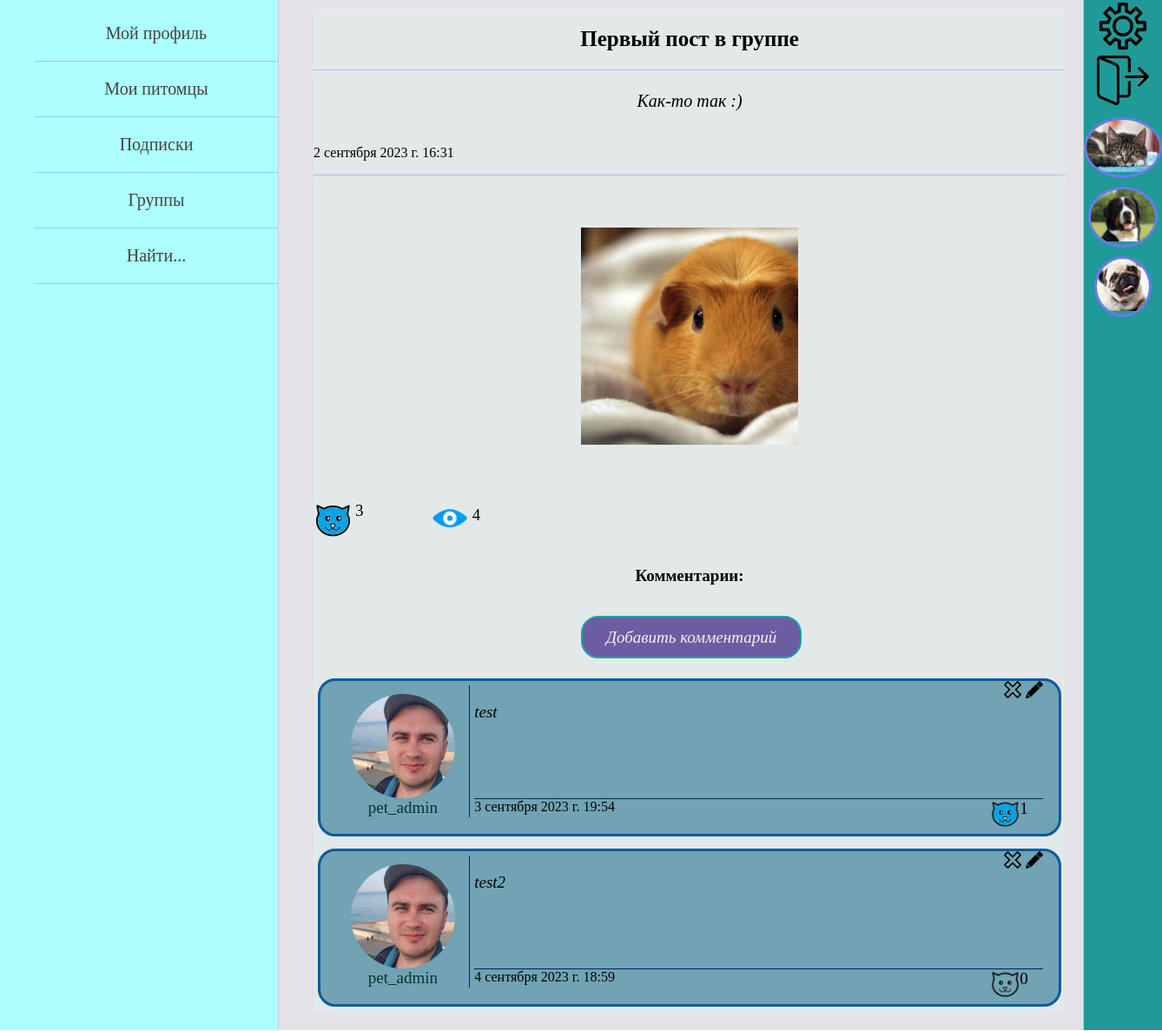
Page /groups/1/1/ (signed in) on the committed database.
### groups/models.py (models this page shows, shortened)
class GroupPost(models.Model):
    group = models.ForeignKey(Group, on_delete=models.CASCADE, verbose_name='группа')
    title = models.CharField(max_length=105, blank=True, verbose_name='заголовок')
    text_of_post = models.TextField(max_length=2000, verbose_name='текст поста')
    is_published = models.BooleanField(default=True)
    date_create = models.DateTimeField(auto_now_add=True, verbose_name='дата создания поста')
    views = models.ManyToManyField(settings.AUTH_USER_MODEL, related_name='grp_views', verbose_name='просмотры')
    likes = models.ManyToManyField(settings.AUTH_USER_MODEL, related_name='grp_likes', verbose_name='лайки')
    class Meta:
        verbose_name = 'Пост пользователя'
        verbose_name_plural = 'Посты пользователей'

class GroupPostImage(models.Model):
    img = models.ImageField(upload_to="img_of_post/%Y/%m/%d/", verbose_name='изображение')
    post = models.ForeignKey(GroupPost, on_delete=models.CASCADE, related_name='images', verbose_name='пост')
    group = models.ForeignKey(Group, on_delete=models.CASCADE, verbose_name='группа')

class GroupPostComment(models.Model):
    author = models.ForeignKey(settings.AUTH_USER_MODEL, related_name='group_comments',
                               on_delete=models.CASCADE, verbose_name='автор комментария', null=True)
    comment = models.TextField(max_length=550, verbose_name='комментарий')
    date_create = models.DateTimeField(auto_now_add=True, verbose_name='дата')
    post = models.ForeignKey(GroupPost, on_delete=models.CASCADE, related_name='comments', verbose_name='пост')
    likes = models.ManyToManyField(settings.AUTH_USER_MODEL,
                                   related_name='group_comments_likes', verbose_name='лайки')

### pet_owners/models.py (models this page shows, shortened)
class Owner(AbstractUser):
    date_of_birth = models.DateField(blank=True, verbose_name='дата рождения пользователя', null=True)
    avatar = models.ImageField(upload_to="owners_photos/%Y/%m/%d/", blank=True,
                               verbose_name='фото пользователя', null=True)
    about_myself = models.TextField(max_length=520, blank=True, verbose_name='о себе', null=True)
    instagram = models.URLField(blank=True, verbose_name='инстаграм', null=True)
    vkontakte = models.URLField(blank=True, verbose_name='вконтакте', null=True)
    youtube = models.URLField(blank=True, verbose_name='ютуб', null=True)
    full_name_is_hidden = models.BooleanField(default=True)
    date_of_birth_is_hidden = models.BooleanField(default=True)
    def get_absolute_url(self):
        return reverse('profile_home', kwargs={'id': self.pk})

class Animal(models.Model):
    GENDER = (
        ("мальчик", "мальчик"),
        ("девочка", "девочка")
    )
    name_of_animal = models.CharField(max_length=55, verbose_name='имя питомца')
    pet_owner = models.ForeignKey(settings.AUTH_USER_MODEL, on_delete=models.CASCADE, verbose_name='владелец')
    category_of_animal = models.ForeignKey(AnimalCategory, on_delete=models.PROTECT, verbose_name='вид')
    animal_breed = models.CharField(max_length=100, blank=True, verbose_name='порода питомца')
    date_of_animal_birth = models.DateField(verbose_name='дата рождения питомца', blank=True, null=True)
    sex = models.CharField(max_length=7, choices=GENDER, verbose_name='пол', null=True)
    animal_photo = models.ImageField(upload_to="animals_photos/%Y/%m/%d/", verbose_name='фото питомца')
    about_pet = models.TextField(max_length=520, verbose_name='о питомце')
    class Meta:
        verbose_name = 'Питомец'
        verbose_name_plural = 'Питомцы'

### groups/views.py (the view)
# urls.py: path('<int:group_id>/<int:post_id>/', ShowGroupPost.as_view(), name='group_post'),
class ShowGroupPost(DataMixin, DetailView):
    model = GroupPost
    template_name = 'groups/group_post_page.html'
    context_object_name = 'post'
    pk_url_kwarg = 'post_id'
    def get_context_data(self, *, object_list=None, **kwargs):
        context = super().get_context_data(**kwargs)
        post = self.model.objects.get(pk=self.kwargs['post_id'])
        context['title'] = post.title
        context.update(self.get_left_menu())
        auth_user = self.request.user
        context.update(self.get_right_menu(auth_user))
        context['data_for_post'] = self.get_data_for_post(
            [post],
            auth_user,
            post_is_in_group={"is_admin": False},
            all_images=True
        )
        self.add_one_view_for_post(post, auth_user)
        comments = GroupPostComment.objects.filter(post=post)
        context['comments'] = comments
        context['likes_for_comments'] = self.get_likes_for_comments(comments, auth_user)
        return context

### groups/templates/groups/group_post_page.html
{% extends 'pet_owners/base.html' %}
{% load pet_owners_tags %}
{% block content %}
{% get_data_for_post post.title data_for_post as post_data %}
<table border=0 cellpadding="0" cellspacing="0" class="post_table">
<tr class="post_title_detail">
    <td>{{post.title}}</td>
<tr class="post_text_detail">
    <td>{{post.text_of_post}}</td>
<tr class="post_datetime_detail">
    <td>{{post.date_create}}</td>
{% if post_data.img|length > 0 %}
    <tr class="imgs_in_post_detail">
        <td>
        {% for img in post_data.img %}
            <div class="imgs_in_post_detail">
                <a href="{{img.img.url}}">
                    <img src="{{img.img.url}}" width=250>
                </a>
            </div>
        {% endfor %}
        </td>
    </tr>
{% endif %}
<tr class="likes_views_post_detail">
    <td>
        {% show_likes_and_views post post_data 'post_detail' post.pk %}
    </td>
</table>
<div class="comments_title"><h4>Комментарии:</h4></div>
<div class="create_comment_zone">
    <div class="create_comment_button">
        <a href="{% url 'add_comment' post.pk 'for-group-post' %}">Добавить комментарий</a>
    </div>
</div>
<div class="all_comments">
    {% for comm in comments %}
        <div class="some_comment">
            <div class="author_info">
                <a href="{{ comm.author.get_absolute_url }}">
                    <div class="author_avatar">
                        <img src="{{comm.author.avatar.url}}" height=120>
                    </div>
                    <div>{{comm.author.username}}</div>
                </a>
            </div>
            <div class="comment_info">
                <div class="edit_delete_buttons_comm">
                    {% if request.user == comm.author %}
                    <div class="del_but">
                        <a href="{% url 'delete_comment_in_group' post.pk comm.pk %}">
                        <img src="/static/pet_owners/images/button_delete.png" width="20">
                        </a>
                    </div>
                    <div class="edit_but">
                        <a href="{% url 'edit_comment' post.pk comm.pk 'for-group-post' %}">
                        <img src="/static/pet_owners/images/button_edit.png" width="20">
                        </a>
                    </div>
                    {% endif %}
                </div>
                <div class="comment_text">
                    {{comm.comment}}
                </div>
                <div class="comment_extra_data">
                    <div class="date_of_comment">
                        {{comm.date_create}}
                    </div>
                    {% show_likes_for_comment comm.pk likes_for_comments as comment_like %}
                    <div class="likes_of_comment">
                        <div class="img_like">
                        <a href="{% url 'like_for_comment' post.pk comm.pk 'for-group-post' %}">
                            {% if comment_like %}
                                <img src="/static/pet_owners/images/active_like.png" width="35">
                            {% else %}
                                <img src="/static/pet_owners/images/like.png" width="35">
                            {% endif %}
                        </a>
                        </div>
                        <div class="like_count">{{comm.likes.count}}</div>
                    </div>
                </div>
            </div>
        </div>
    {% endfor %}
</div>
{% endblock %}

### pet_owners/templates/pet_owners/base.html (shortened to what this page needs)
{% load static %}
<!DOCTYPE html>
<html lang="en">
<head>
    <link type="text/css" href="{% static 'pet_owners/css/styles.css' %}" rel="stylesheet" />
</head>
<body>
<table class="table-page" border=0 cellpadding="0" cellspacing="0">
<tr>
    <td valign="top" class="left-chapters">
        <ul id="leftchapters">
            {% for el_menu in left_menu %}
                {% if request.user.is_authenticated %}
                    {% if el_menu.url_name|length == 2 %}
                        <li><a href="{% url el_menu.url_name.0 el_menu.url_name.1 %}">
                            {{el_menu.title}}
                        </a></li>
                    {% else %}
                        <li><a href="{% url el_menu.url_name.0 %}">
                            {{el_menu.title}}
                        </a></li>
                    {% endif %}
                {% else %}
                    <li><a href="{% url el_menu.url_name %}">{{el_menu.title}}</a></li>
                {% endif %}
            {% endfor %}
        </ul>
    </td>
    <td valign="top" class="content">
        <div class="content-text">
            {% block content %}
            {% endblock %}
        </div>
    </td>
    <td valign="top" class="right-chapters">
        <table border=0 cellpadding="0" cellspacing="0">
            {% if request.user.is_authenticated %}
            <tr class="settings_button"><td>
                <a href="{% url 'profile-settings' request.user.id %}">
                    <img src="/static/pet_owners/images/settings_img.png" width="60">
                </a>
            </td></tr>
            <tr class="logout_button"><td>
                <a href="{% url 'logout' %}">
                    <img src="/static/pet_owners/images/exit.png" width="60">
                </a>
            </td></tr>
            {% for sub in animals_for_right_menu %}
                <tr class="right_sub_button"><td>
                    <a href="{% url 'animal_posts' sub.pk %}">
                        <div class="sub_avatar">
                            <img src="{{sub.animal_photo.url}}" height=60>
                        </div>
                    </a>
                </td></tr>
            {% endfor %}
            {% endif %}
        </table>
    </td>
</tr>
</table>
</body>
</html>

### pet_owners/templates/pet_owners/likes_and_views_for_posts.html
<div class="post_likes">
    <div class="img_like">
    <a href="{% url 'like_for_post' post.pk name_page_for_likes object_id %}">
        {% if post_data.is_liked %}
            <img src="/static/pet_owners/images/active_like.png" width="45">
        {% else %}
            <img src="/static/pet_owners/images/like.png" width="45">
        {% endif %}
    </a>
    </div>
    <div class="like_count">{{post.likes.count}}</div>
</div>
<div class="post_views">
    <div class="img_view">
        <img src="/static/pet_owners/images/view.png" width="45">
    </div>
    <div class="view_count">{{post.views.count}}</div>
</div>

### rows in the picture
GroupPost: title "Первый пост в группе", text_of_post "Как-то так :)", date_create "2 сентября 2023 г. 16:31", likes.count "3", views.count "4"
GroupPostImage: img (picture)
GroupPostComment: author.avatar (picture), author.username "pet_admin", comment "test", date_create "3 сентября 2023 г. 19:54", likes.count "1"
GroupPostComment: author.avatar (picture), author.username "pet_admin", comment "test2", date_create "4 сентября 2023 г. 18:59", likes.count "0"
Animal: animal_photo (picture)
Animal: animal_photo (picture)
Animal: animal_photo (picture)

### other values in the picture
{{ el_menu.title }} "Мой профиль" "Подписки" "Найти..."
{{ el_menu.title }} "Мои питомцы" "Группы"
